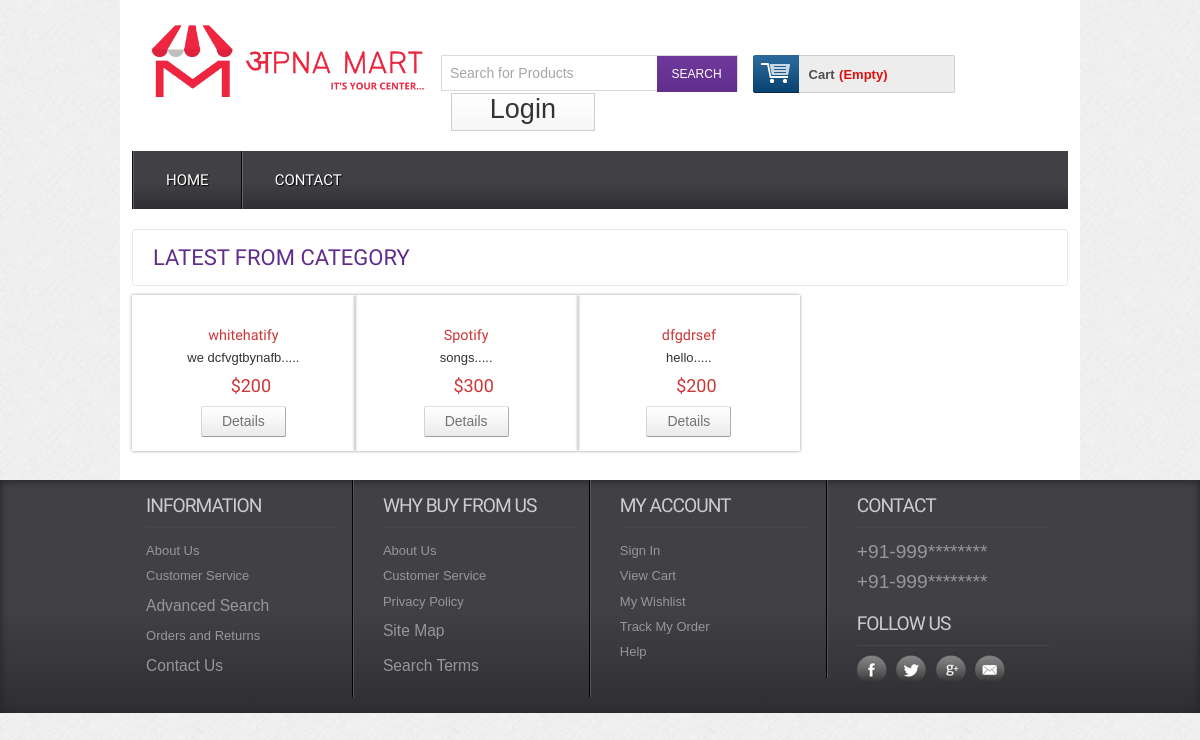
/productbycat.php?catId=1, run on the app's committed database.
### tables this page shows
CREATE TABLE `tbl_product` (
  `productId` int(11) NOT NULL,
  `productName` varchar(255) NOT NULL,
  `catId` int(11) NOT NULL,
  `brandId` int(11) NOT NULL,
  `body` text NOT NULL,
  `price` float NOT NULL,
  `image` varchar(255) NOT NULL,
  `type` varchar(40) NOT NULL DEFAULT '0'
);

### classes/Product.php (called while the page is built, shortened)
<?php
$filepath = realpath(dirname(__FILE__));
include_once($filepath.'/../lib/Database.php');
include_once($filepath.'/../helpers/Format.php');
 ?>
<?php
class Product
{
    private $db;
    public function __construct()
    {
        $this->db = new Database();
    }
    public function productByCat($catId)
    {
        $catId  = mysqli_real_escape_string($this->db->link, $catId);
        $query  = "SELECT * FROM tbl_product WHERE catId = '$catId'";
        $result = $this->db->select($query);
        return $result;
    }
}

### lib/Database.php (called while the page is built, shortened)
<?php
class Database
{
    public $host   = DB_HOST;
    public $user   = DB_USER;
    public $pass   = DB_PASS;
    public $dbname = DB_NAME;
    public $link;
    private function connectDB()
    {
        $this->link = new mysqli(
            $this->host,
            $this->user,
            $this->pass,
            $this->dbname
        );
    }
    public function select($query)
    {
        $result = $this->link->query($query) or
        die($this->link->error . __LINE__);
        if ($result->num_rows > 0) {
            return $result;
        } else {
            return false;
        }
    }
}

### helpers/Format.php (called while the page is built, shortened)
<?php
class Format
{
    public function textShorten($text, $limit = 400)
    {
        $text = $text . " ";
        $text = substr($text, 0, $limit);
        $text = substr($text, 0, strrpos($text, ' '));
        $text = $text . ".....";
        return $text;
    }
}

### productbycat.php (the view, shortened to what this page needs)
<?php include 'inc/header.php'; ?>
<?php
if (!isset($_GET['catId']) || $_GET['catId'] == null) {
    echo "<script>window.location = '404.php';</script>";
} else {
    $catId = preg_replace('/[^-a-zA-Z0-9_]/', '', $_GET['catId']);
}
 ?>
 <div class="main">
    <div class="content">
    	<div class="content_top">
    		<div class="heading">
    		<h3>Latest from Category</h3>
    		</div>
    	</div>
	      <div class="section group">
	      	<?php
              $productByCat = $pd->productByCat($catId);
              if ($productByCat) {
                  while ($result = $productByCat->fetch_assoc()) {
                      ?>
				<div class="grid_1_of_4 images_1_of_4">
					 <h2><?php echo $result['productName']; ?></h2>
					 <p><?php echo $fm->textShorten($result['body'], 40); ?></p>
					 <p><span class="price">$<?php echo $result['price']; ?></span></p>
				     <div class="button"><span><a href="details.php?proId=<?php echo $result['productId']; ?>" class="details">Details</a></span></div>
				</div>
				<?php
                  }
              } else {
                  echo "<script>window.location = '404.php';</script>";
                    } ?>
			</div>
    </div>
 </div>
<?php include 'inc/footer.php'; ?>

### css/style.css (style rules this page uses)
html, body, div, span, applet, object, iframe, h1, h2, h3, h4, h5, h6, p, blockquote, pre, a, abbr, acronym, address, big, cite, code, del, dfn, em, img, ins, kbd, q, s, samp, small, strike, strong, sub, sup, tt, var, b, u, i, dl, dt, dd, ol, nav ul, nav li, fieldset, form, label, legend, table, caption, tbody, tfoot, thead, tr, th, td, article, aside, canvas, details, embed, figure, figcaption, footer, header, hgroup, menu, nav, output, ruby, section, summary, time, mark, audio, video { margin: 0; padding: 0; border: 0; font-size: 100%; font: inherit; vertical-align: baseline; }
a { text-decoration: none; }
body { font-family: Arial, Helvetica, sans-serif; background: url(../images/body_bg3.jpg); }
.section { clear: both; padding: 0px; margin: 0px; }
.group:before, .group:after { content: ""; display: table; }
.group:after { clear: both; }
.group { zoom: 1; }
.content { padding: 20px 0; background: #FFF; }
.content h2 { font-size: 23px; color: #6C6C6C; font-family: 'Monda', sans-serif; }
.content_top { padding: 15px 20px; border: 1px solid #EBE8E8; border-radius: 3px; }
.heading { float: left; margin-right: 10%; }
.heading h3 { font-family: 'Monda', sans-serif; font-size: 22px; color: #602D8D; text-transform: uppercase; }
.grid_1_of_4 { display: block; float: left; margin: 1% 0 1% 0; box-shadow: 0px 0px 3px rgb(150, 150, 150); }
.grid_1_of_4:first-child { margin-left: 0; }
.images_1_of_4 { width: 20.8%; padding: 1.5%; text-align: center; position: relative; }
.images_1_of_4 h2 { color: #CC3636; font-family: 'Monda', sans-serif; font-size: 0.9em; font-weight: normal; }
.images_1_of_4 p { font-size: 0.8125em; padding: 0.4em 0; color: #333; }
.images_1_of_4 p span.price { font-size: 18px; font-family: 'Monda', sans-serif; color: #CC3636; margin-left: 15px; }
.images_1_of_4 .button { float: left; line-height: 1.9em; margin-top: 0.3em; width: 100%; }
.images_1_of_4 .button a { padding: 7px 20px; font-size: 0.8em; }
.images_1_of_4 .button a { font-family: "Trebuchet MS", Arial, Helvetica, sans-serif; font-size: 14px; line-height: 15px; text-transform: none; color: #737370; text-decoration: none !important; background: url(../images/button-bg.png) repeat-x 0 0 #E8E8E8; display: inline-block; border-left: 1px solid #D4D4D4 !important; border-right: 1px solid #ADADAD !important; border-top: 1px solid #E0E0E0 !important; border-bottom: 1px solid #9C9C9C !important; cursor: pointer !important; margin: 0 2px; border-radius: 2px; -moz-border-radius: 2px; -webkit-border-radius: 2px; -webkit-transition: all 0.5s ease; -moz-transition: all 0.5s ease; -o-transition: all 0.5s ease; transition: all 0.5s ease; }

### data on the page
tbl_product: productName "whitehatify", body "we dcfvgtbynafb.....", price "200"
tbl_product: productName "Spotify", body "songs.....", price "300"
tbl_product: productName "dfgdrsef", body "hello.....", price "200"
